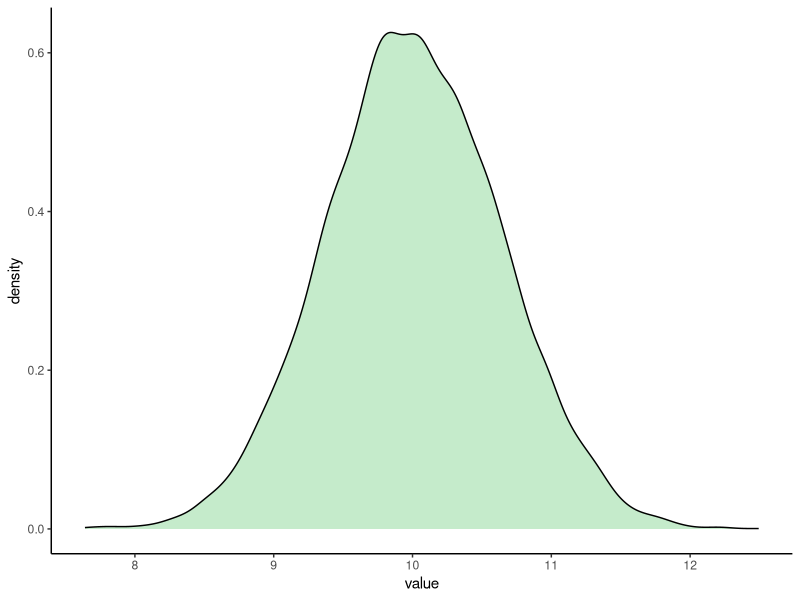
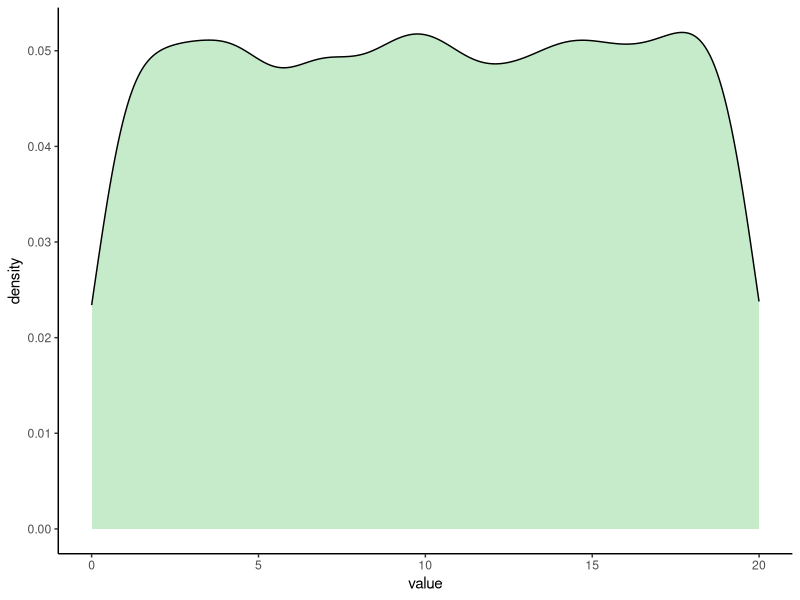
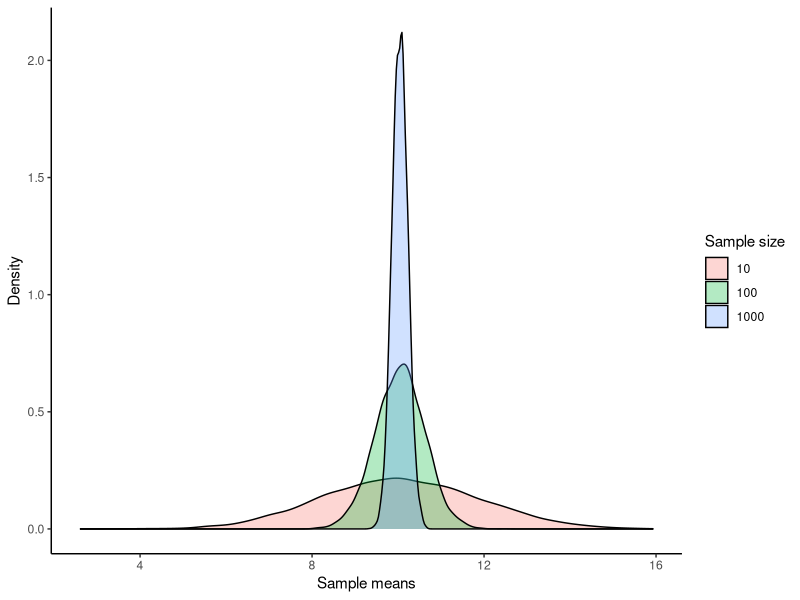
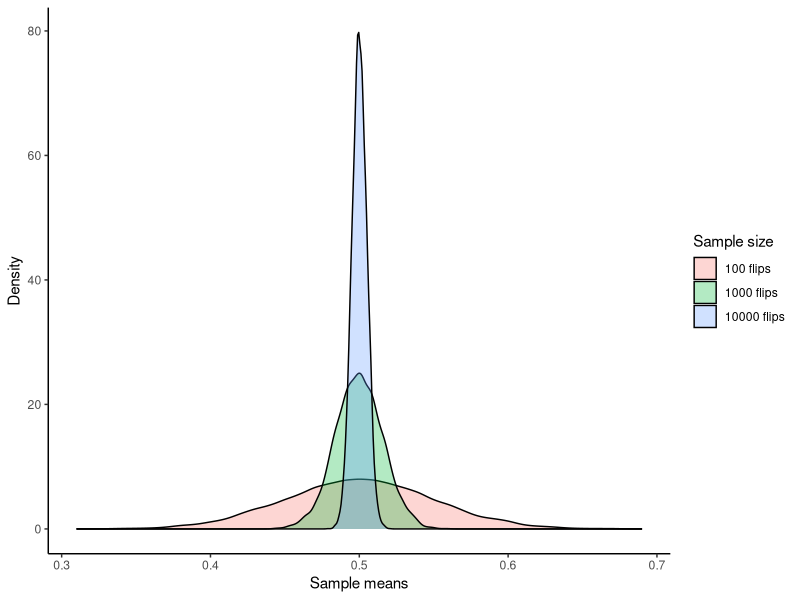
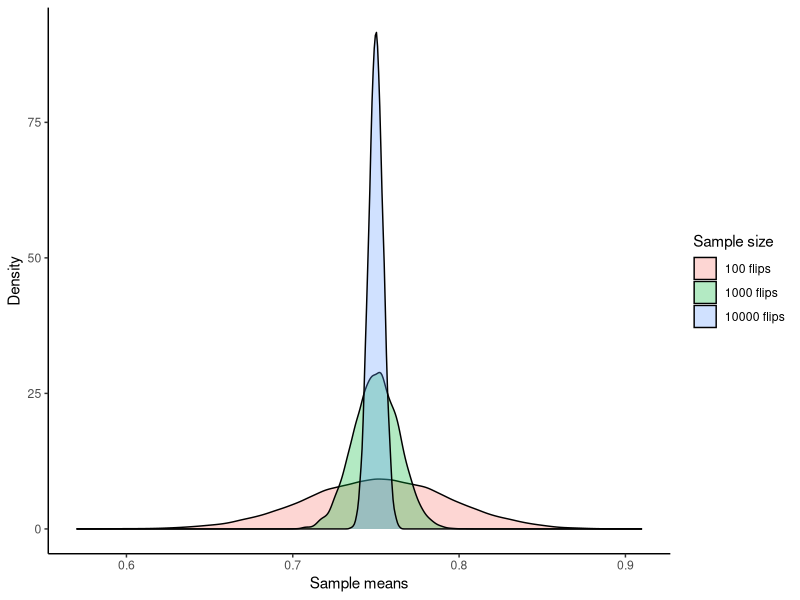

The R source for these figures, in order:
## ---- chunk 1
library(tidyverse)
## ---- chunk 2
(samp10 <- rnorm(n=10, mean=10, sd=2))
mean(samp10)
## ---- chunk 3
means10 <- as.vector(NA)
# doing experiments 10,000 times
for (i in 1:10000) {
  # each iteration, I draw a sample size of 2 from a normal distribution
  samp10 <- rnorm(10, mean=10, sd=2)
  # I calculate the mean of these 10 numbers and record it
  means10[i] <- mean(samp10)  
}
# let's look at the result
ggplot(as_tibble(means10), aes(value)) +
  geom_density(fill="#C5EBCB") +
  theme_classic()
## ---- chunk 4
uniform_popn <- runif(n=10000, min=0, max=20)
ggplot(as_tibble(uniform_popn), aes(value)) +
  geom_density(fill="#C5EBCB") +
  theme_classic()
## ---- chunk 5
means10 <- as.vector(NA)
means100 <- as.vector(NA)
means1000 <- as.vector(NA)
# doing experiments 10,000 times
for (i in 1:10000) {
  # each iteration, I draw 10, 100, and 1000 samples from uniform_popn
  samp10 <- sample(uniform_popn, size = 10, replace = TRUE)
  samp100 <- sample(uniform_popn, size = 100, replace = TRUE)
  samp1000 <- sample(uniform_popn, size = 1000, replace = TRUE)
  # getting means of each sample
  means10[i] <- mean(samp10)
  means100[i] <- mean(samp100)
  means1000[i] <- mean(samp1000)
}

df <- rbind(
  data.frame(means = means10, sample_size = "10"),
  data.frame(means = means100, sample_size = "100"),
  data.frame(means = means1000, sample_size = "1000")
)

ggplot(df, aes(x = means, fill = sample_size)) + 
  geom_density(alpha = 0.3) +
  labs(x = "Sample means", y = "Density", fill = "Sample size") +
  theme_classic()
## ---- chunk 6
means100 <- as.vector(NA)
means1000 <- as.vector(NA)
means10000 <- as.vector(NA)

for (i in 1:10000) {
  sample100 <- sample(c(1,0), prob = c(0.5, 0.5), replace = TRUE, size = 100)
  means100[i] <- mean(sample100)
  sample1000 <- sample(c(1,0), prob = c(0.5, 0.5), replace = TRUE, size = 1000)
  means1000[i] <- mean(sample1000)
  sample10000 <- sample(c(1,0), prob = c(0.5, 0.5), replace = TRUE, size = 10000)
  means10000[i] <- mean(sample10000)
}

df <- rbind(
  data.frame(means = means100, sample_size = "100 flips"),
  data.frame(means = means1000, sample_size = "1000 flips"),
  data.frame(means = means10000, sample_size = "10000 flips")
)

ggplot(df, aes(x = means, fill = sample_size)) + 
  geom_density(alpha = 0.3) +
  labs(x = "Sample means", y = "Density", fill = "Sample size") +
  theme_classic()
## ---- chunk 7
means100 <- as.vector(NA)
means1000 <- as.vector(NA)
means10000 <- as.vector(NA)

for (i in 1:10000) {
  sample100 <- sample(c(1,0), prob = c(0.75, 0.25), replace = TRUE, size = 100)
  means100[i] <- mean(sample100)
  sample1000 <- sample(c(1,0), prob = c(0.75, 0.25), replace = TRUE, size = 1000)
  means1000[i] <- mean(sample1000)
  sample10000 <- sample(c(1,0), prob = c(0.75, 0.25), replace = TRUE, size = 10000)
  means10000[i] <- mean(sample10000)
}

df <- rbind(
  data.frame(means = means100, sample_size = "100 flips"),
  data.frame(means = means1000, sample_size = "1000 flips"),
  data.frame(means = means10000, sample_size = "10000 flips")
)

library(ggplot2)
ggplot(df, aes(x = means, fill = sample_size)) + 
  geom_density(alpha = 0.3) +
  labs(x = "Sample means", y = "Density", fill = "Sample size") +
  theme_classic()
